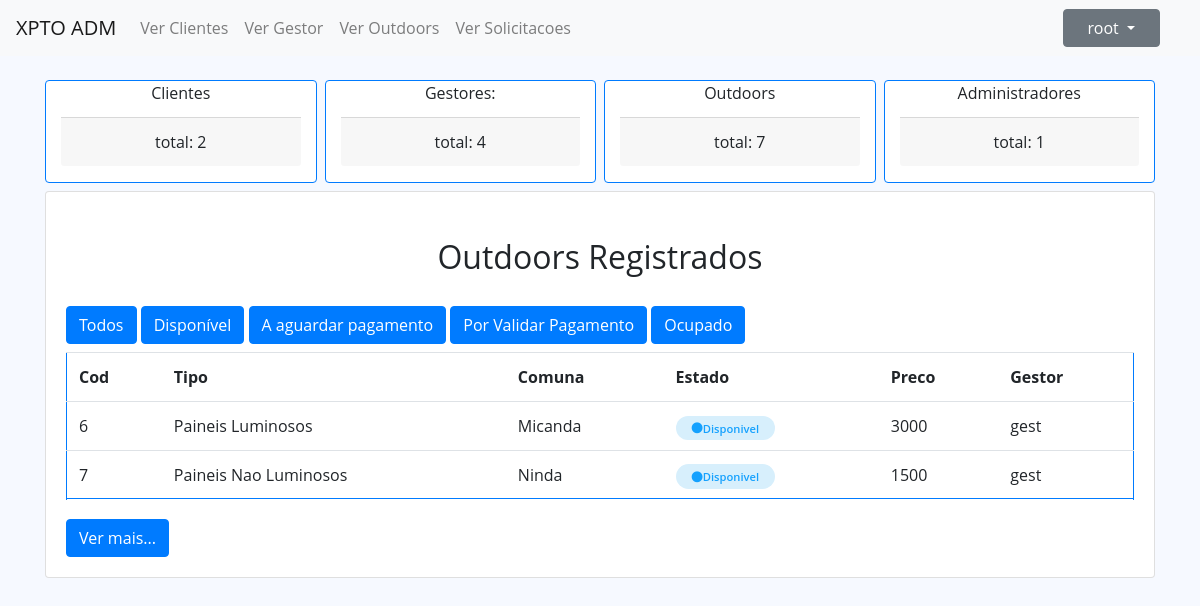
The app's page /index.php?op=Administrador&&request=verOutdoors&&estado=Disponivel (signed in) with its own data.
### tables this page shows
CREATE TABLE `usuario` (
  `id` int(11) NOT NULL,
  `username` varchar(50) NOT NULL,
  `senha` varchar(50) NOT NULL,
  `tipo` varchar(50) NOT NULL,
  `eliminado` varchar(10) NOT NULL DEFAULT 'nao'
);

CREATE TABLE `outdoor` (
  `id` int(11) NOT NULL,
  `tipo` varchar(50) NOT NULL,
  `preco` float NOT NULL,
  `idComuna` int(11) NOT NULL,
  `estado` varchar(50) NOT NULL DEFAULT 'Disponivel',
  `eliminado` varchar(10) NOT NULL DEFAULT 'nao',
  `idUsuario` int(11) NOT NULL
);

CREATE TABLE `comuna` (
  `id` int(11) NOT NULL,
  `nome` varchar(50) NOT NULL,
  `idMunicipio` int(11) NOT NULL
);

### index.php (called while the page is built, shortened)
<?php
include __DIR__ . '/./controllers/Rotas.php';
$rotas = new Rotas();
$rotas->requestHandle();
?>

### repositories/UsuarioRepository.php (called while the page is built, shortened)
<?php
require_once __DIR__ . '/../dbconfig/DbConnection.php';
require_once __DIR__ . '/../models/UsuarioModel.php';
class UsuarioRepository implements IUsuarioRepository {
    private $db = null;
    public function __construct() {
        $this->db = DbConnection::getInstance();
    }
    public function selectById($id) {
        try {
            $stmt = $this->db->prepare("SELECT id, username, senha, tipo, eliminado FROM usuario WHERE id = :id and eliminado <> 'Sim'");
            $stmt->bindParam(":id", $id);
            $stmt->execute();
            $dado = $stmt->fetch(PDO::FETCH_ASSOC);
            if ($dado) {
                $Usuario = new UsuarioModel($dado['id'], $dado['username'], null, $dado['tipo'], null);
                return $Usuario;
            } else {
                return false;
            }
        } catch (PDOException $e) {
            echo $e->getMessage();
            return false;
        }
    }
}

### dbconfig/DbConnection.php (called while the page is built)
<?php
class DbConnection {
    private static $instance = NULL;
    public static function getInstance() {
        if (!isset(self::$instance)) {
            try {
                self:: $instance = new PDO("mysql:host=localhost;dbname=outdoorgest", 'root', '');
                self:: $instance->setAttribute(PDO::ATTR_ERRMODE, PDO::ERRMODE_EXCEPTION);
            } catch (PDOException $e) {
                echo $e->getMessage();
            }
        }
        return self::$instance;
    }
}

### services/UsuarioService.php (called while the page is built, shortened)
<?php
require_once __DIR__ . '/../repositories/UsuarioRepository.php';
class UsuarioService implements IUsuarioService {
    private $usuarioRepository = null;
    public function __construct() {
        $this->usuarioRepository = new UsuarioRepository();
    }
    public function selectById($id) {
        try {
            return $this->usuarioRepository->selectById($id);
        } catch (PDOException $e) {
            return false;
        }
    }
}

### controllers/ClienteController.php (called while the page is built, shortened)
<?php
require_once __DIR__ . '/../services/ClienteService.php';
require_once __DIR__ . '/../services/UsuarioService.php';
require_once __DIR__ . '/../services/OutdoorService.php';
class ClienteController {
    public function __construct() {
        $this->usuarioService = new UsuarioService();
        if (isset($_SESSION['Usuario'])) {
            $Us = unserialize($_SESSION['Usuario']);
            $_SESSION['Usuario'] = serialize($this->usuarioService->selectById($Us->getId()));
        }
    }
}
$actualizar = new ClienteController();

### models/UsuarioModel.php (called while the page is built, shortened)
<?php
class UsuarioModel {
    private $id;
    private $username;
    private $tipo;
    public function __construct($id, $username, $senha, $tipo, $eliminado) {
        $this->id = $id;
        $this->username = $username;
        $this->tipo = $tipo;
    }
    public function getId() {
        return $this->id;
    }
    public function getUsername() {
        return $this->username;
    }
    public function getTipo() {
        return $this->tipo;
    }
}

### services/ClienteService.php (called while the page is built, shortened)
<?php
require_once __DIR__ . '/../repositories/ClienteRepository.php';
class ClienteService implements IClienteService {
    private $clienteRepository = NULL;
    public function __construct() {
        $this->clienteRepository = new ClienteRepository();
    }
    public function getTotalClientes() {
        return $this->clienteRepository->selectCount();
    }
}

### repositories/ClienteRepository.php (called while the page is built, shortened)
<?php
require_once __DIR__ . '/../dbconfig/DbConnection.php';
class ClienteRepository implements IClienteRepository {
    private $db;
    public function __construct() {
        $this->db = DbConnection::getInstance();
    }
    public function selectCount() {
        try {
            $stmt = $this->db->prepare("SELECT COUNT(*) FROM cliente c join usuario u on u.id = c.idUsuario where u.eliminado <> 'sim'");
            $stmt->execute();
            $adm = $stmt->fetchColumn();
            return $adm;
        } catch (PDOException $e) {
            echo $e->getMessage();
            return false;
        }
    }
}

### services/GestorService.php (called while the page is built, shortened)
<?php
require_once __DIR__ . '/../repositories/GestorRepository.php';
class GestorService implements IGestorService {
    private $gestorRepository = null;
    public function __construct() {
        $this->gestorRepository = new GestorRepository();
    }
    public function getTotal(){
        return $this->gestorRepository->selectCount();
    }
}

### repositories/GestorRepository.php (called while the page is built, shortened)
<?php
require_once __DIR__ . '/../dbconfig/DbConnection.php';
class GestorRepository implements IGestorRepository {
    private $db;
    public function __construct() {
        $this->db = DbConnection::getInstance();
    }
    public function selectCount() {
        try {
            $stmt = $this->db->prepare("SELECT COUNT(*) FROM `gestor` join usuario on usuario.id = gestor.idusuario where usuario.eliminado <> 'sim'");
            $stmt->execute();
            $adm = $stmt->fetchColumn();
            return $adm;
        } catch (PDOException $e) {
            echo $e->getMessage();
            return false;
        }
    }
}

### services/OutdoorService.php (called while the page is built, shortened)
<?php
require_once __DIR__ . '/../repositories/OutdoordRepository.php';
class OutdoorService implements IOutdoorService {
    private $outdoorRepository = null;
    public function __construct() {
        $this->outdoorRepository = new OutdoordRepository();
    }
    public function selectAll() {
        return $this->outdoorRepository->selectAll();
    }
    public function selectCount() {
        return $this->outdoorRepository->selectCount();
    }
}

### repositories/OutdoordRepository.php (called while the page is built, shortened)
<?php
require_once __DIR__ . '/../dbconfig/DbConnection.php';
require_once __DIR__ . '/../models/OutdoorModel.php';
class OutdoordRepository implements IOutdoorRepository{
     private $db;
    public function __construct() {
        $this->db = DbConnection::getInstance();
    }
    public function selectCount() {
        try {
            $stmt = $this->db->prepare("SELECT COUNT(*) FROM `outdoor` WHERE eliminado <> 'Sim'");
            $stmt->execute();
            $adm = $stmt->fetchColumn();
            return $adm;
        } catch (PDOException $e) {
            echo $e->getMessage();
            return false;
        }
    }
    public function selectAll() {
        try {
            $stmt = $this->db->prepare("SELECT o.id, o.tipo, `preco`,c.nome `idComuna`, `estado`, o.eliminado, u.username `idUsuario`  FROM outdoor o join usuario u  on u.id = o.idUsuario join comuna c on c.id = o.idComuna WHERE o.eliminado <> 'Sim'");
            $stmt->execute();
            $outdoors = $stmt->fetchAll();
            $listaOutdoor = array();
            foreach ($outdoors as $cada) {
                $listaOutdoor[] = new OutdoorModel($cada['id'], $cada['tipo'], $cada['preco'],$cada['idComuna'], $cada['estado'], $cada['eliminado'], $cada['idUsuario']);
            }
            return $listaOutdoor;
        } catch (PDOException $e) {
            echo $e->getMessage();
            return false;
        }
    }
}

### services/AdministradorService.php (called while the page is built, shortened)
<?php
require_once __DIR__ . '/../repositories/AdministradorRepository.php';
class AdministradorService implements IAdministradorService {
    private $admRepository = NULL;
    public function __construct() {
        $this->admRepository = new AdministradorRepository();
    }
    public function selectCount() {
        return $this->admRepository->selectCount();
    }
}

### repositories/AdministradorRepository.php (called while the page is built, shortened)
<?php
require_once __DIR__ . '/../dbconfig/DbConnection.php';
class AdministradorRepository implements IAdministradorRepository {
    private $db = null;
    public function __construct() {
        $this->db = DbConnection::getInstance();
    }
    public function selectCount() {
        try {
            $stmt = $this->db->prepare("SELECT COUNT(*) FROM `administrador` join usuario u on u.id=administrador.idUsuario where u.eliminado <> 'sim'");
            $stmt->execute();
            $adm = $stmt->fetchColumn();
            return $adm;
        } catch (PDOException $e) {
            echo $e->getMessage();
            return false;
        }
    }
}

### models/OutdoorModel.php (called while the page is built, shortened)
<?php
class OutdoorModel {
    private $id;
    private $tipo;
    private $preco;
    private $comuna;
    private $estado;
    private $idGestor;
    public function __construct($id, $tipo, $preco, $comuna, $estado, $eliminado, $idGestor) {
        $this->id = $id;
        $this->tipo = $tipo;
        $this->preco = $preco;
        $this->comuna = $comuna;
        $this->estado = $estado;
        $this->idGestor = $idGestor;
    }
    public function getId() {
        return $this->id;
    }
    public function getTipo() {
        return $this->tipo;
    }
    public function getPreco() {
        return $this->preco;
    }
    public function getComuna() {
        return $this->comuna;
    }
    public function getEstado() {
        return $this->estado;
    }
    public function getIdGestor() {
        return $this->idGestor;
    }
}

### views/tabelas/outdoors.php (the view)
<div class="card">
    <div class="card-body">
        <div class="card-title text-center m-3">
            <h2>Outdoors Registrados</h2>
        </div>
        <a href="index.php?op=Administrador&&request=verOutdoors&&estado=all" class="btn btn-primary mt-1 mb-2"  role="button">Todos</a>
        <a href="index.php?op=Administrador&&request=verOutdoors&&estado=Disponivel" class="btn btn-primary mt-1 mb-2"  role="button">Disponível</a>
        <a href="index.php?op=Administrador&&request=verOutdoors&&estado=A aguardar pagamento" class="btn btn-primary mt-1 mb-2"  role="button">A aguardar pagamento</a>
        <a href="index.php?op=Administrador&&request=verOutdoors&&estado=Por Validar Pagamento" class="btn btn-primary mt-1 mb-2"  role="button">Por Validar Pagamento</a>
        <a href="index.php?op=Administrador&&request=verOutdoors&&estado=Ocupado" class="btn btn-primary mt-1 mb-2"  role="button">Ocupado</a>
        <table id="listarDados" class="table border border-primary">
            <tr>
                <th scope="col">Cod</th>
                <th scope="col">Tipo</th>
                <th scope="col">Comuna</th>
                <th scope="col">Estado</th>
                <th scope="col">Preco</th>
                <th scope="col">Gestor</th>
            </tr>
            <?php
            foreach ($outdoors as $cada) {
                $apresentar = '<tr>
                    <td>' . $cada->getId() . '</td>
                    <td>' . $cada->getTipo() . '</td>
                    <td>' . $cada->getComuna() . '</td>
                    <td><span class="status ativo"><i class="fas fa-circle"></i>' . $cada->getEstado() . '</span></td>
                    <td>' . $cada->getPreco() . '</td>
                    <td>' . $cada->getIdGestor() . '</td>
                </tr>
                <tr>';
                if ($action2 == $cada->getEstado()) {
                    echo $apresentar;
                } else if($action2 == "all") {
                    echo $apresentar;
                }
            }
            ?>
        </table>
        <button type="button" class="btn btn-primary mt-1" id="nextButton">Ver mais...</button>
    </div>
</div>

### views/administrador/administradorViewOutdoors.php (shortened to what this page needs)
<?php
include 'header.php';
if (isset($_SESSION['Usuario']))
    $usuario = unserialize($_SESSION['Usuario']);
?>
</head>
<body>
    <?php
    if (isset($_SESSION['loggedin']) && $_SESSION['loggedin'] === true && $usuario->getTipo() == "Administrador") {
        $admController = new AdministradorController();
        ?>
        <nav class="navbar navbar-expand-lg navbar-light bg-light ">
            <a class="navbar-brand" href="index.php?op=<?php echo $usuario->getTipo(); ?>">XPTO ADM</a>
            <div class="collapse navbar-collapse" id="navbarSupportedContent">
                <ul class="navbar-nav mr-auto" id="menu">
                    <li class="nav-item">
                        <a class="nav-link" href="index.php?op=Administrador">Ver Clientes</a>
                    </li>
                    <li class="nav-item" >
                        <a class="nav-link" href="index.php?op=Administrador&&request=verGestores">Ver Gestor</a>
                    </li>
                    <li class="nav-item" >
                        <a class="nav-link" href="index.php?op=Administrador&&request=verOutdoors&&estado=all">Ver Outdoors</a>
                    </li>
                    <li class="nav-item" >
                        <a class="nav-link" href="index.php?op=Administrador&&request=verSolicitacoes">Ver Solicitacoes</a>
                    </li>
                </ul>
            </div>
            <nav class="header-nav ms-auto">
                <ul class="d-flex align-items-center navbar-nav me-auto mb-2 mb-lg-0">
                    <li class="nav-item px-4 ">
                        <div class="dropdown">
                            <button class="btn btn-secondary dropdown-toggle px-4" type="button" id="dropdownMenuButton" data-toggle="dropdown" aria-haspopup="true" aria-expanded="false">
                                <?php if (isset($_SESSION['Usuario'])) echo $usuario->getUsername(); ?>
                            </button>
                        </div>
                    </li>
                </ul>
            </nav>
        </nav>
        <main>
            <div class="container align-items-center justify-content-between">
                <div class="container text-center mb-2 mt-4">
                    <div class="row">
                        <div class="col border border-primary card">
                            <div class="card-title">Clientes</div>
                            <p class="card-footer"> total:
                                <?php echo $admController->verTotalClientes(); ?>
                            </p>
                        </div>
                        <div class="col border border-primary ml-2 card">
                            <div class="card-title">Gestores:
                            </div>
                            <p class="card-footer"> total:
                                <?php echo $admController->verTotalGestores(); ?>
                            </p>
                        </div>
                        <div class="col border border-primary ml-2 card">
                            <div class="card-title">Outdoors</div>
                            <p class="card-footer"> total:
                                <?php echo $admController->verTotalOutdoors(); ?>
                            </p>
                        </div>
                        <div class="col border border-primary ml-2 card">
                            <div class="card-title">Administradores</div>
                            <p class="card-footer"> total:
                                <?php echo $admController->verTotalAdministradores(); ?>
                            </p>
                        </div>
                    </div>
                </div>
                <?php $admController->verOutdoors(); ?>
            </div>
        </main>
        <?php
        include 'footer.php';
    } else {
        include 'footer.php';
        echo '!!!!Pagina não encontrada';
    }
    ?>

### records on screen
usuario: username "root"
outdoor: id "6", tipo "Paineis Luminosos", idComuna.nome "Micanda", estado "Disponivel", preco "3000", idUsuario.username "gest"
outdoor: id "7", tipo "Paineis Nao Luminosos", idComuna.nome "Ninda", estado "Disponivel", preco "1500", idUsuario.username "gest"

### other values on screen
$admController->verTotalClientes() "2"
$admController->verTotalGestores() "4"
$admController->verTotalOutdoors() "7"
$admController->verTotalAdministradores() "1"
